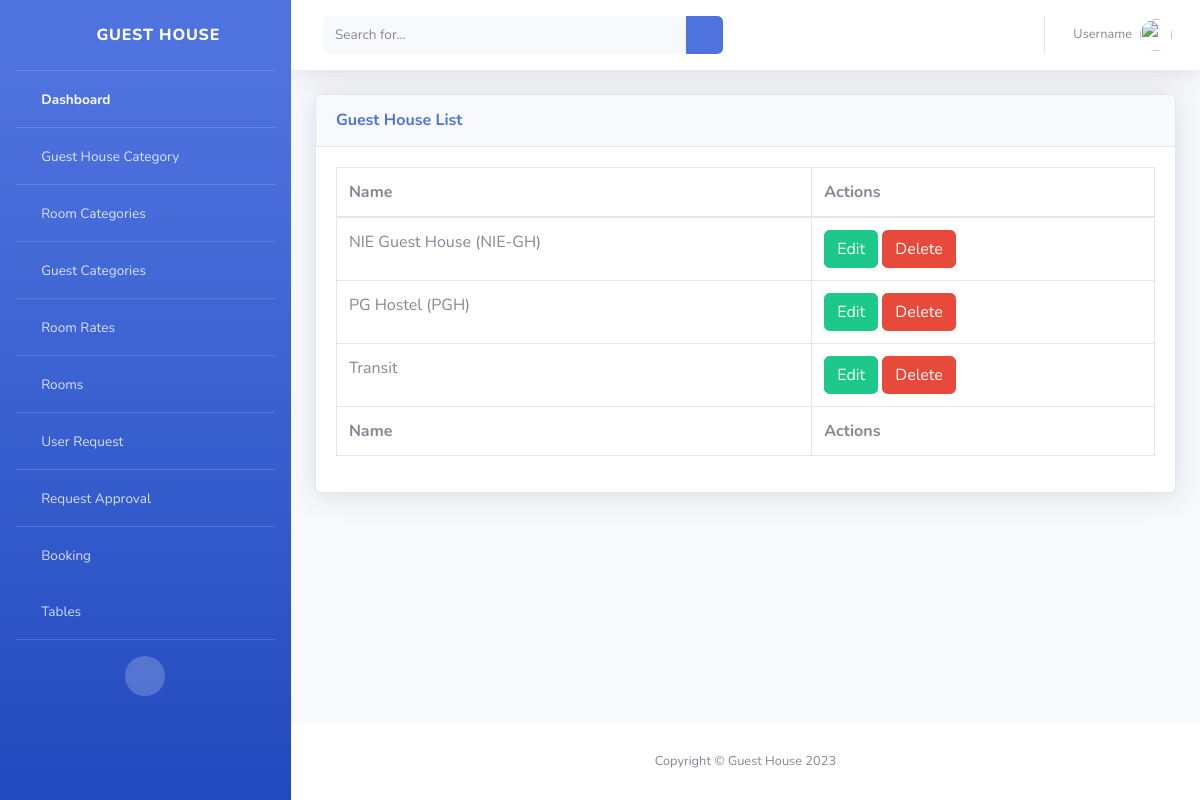
The app's page /employee/guesthouseshw with its own data.
### gkapp/models.py (models this page shows, shortened)
class GuestHouses(models.Model):
    name = models.CharField(max_length=50)

### gkapp/views.py (the view)
# urls.py: path('employee/guesthouseshw', views.guesthouseshw, name="guesthouseshw"),
def guesthouseshw(request):
    employees = GuestHouses.objects.all()
    return render(request, "employee/guesthouseshw.html", {'employees': employees})

### gkapp/templates/employee/guesthouseshw.html
{% extends "staffbase.html" %}
{% load static %}
{% load widget_tweaks %}
{% block content %}
   <div class="container-fluid">
                    <div class="card shadow mb-4">
                        <div class="card-header py-3">
                            <h6 class="m-0 font-weight-bold text-primary">Guest House List</h6>
                        </div>
                        <div class="card-body">
                            <div class="table-responsive">
                                <table class="table table-bordered" id="dataTable" width="100%" cellspacing="0">
                                    <thead>
                                        <tr>
                                            <th>Name</th>
                                             <th>Actions</th>
                                        </tr>
                                    </thead>
                                    <tfoot>
                                        <tr>
                                            <th>Name</th>
                                             <th>Actions</th>
                                        </tr>
                                    </tfoot>
                                    <tbody>
{% for employee in employees %}
    <tr>
        <td>{{ employee.name }}</td>
        <td>
            <a class="btn btn-success" href="#"><span class="glyphicon glyphicon-pencil" >Edit</span></a>
            <a  class="btn btn-danger" href="#">Delete</a>
        </td>
    </tr>
{% endfor %}
                                    </tbody>
                                </table>
                            </div>
                        </div>
                    </div>
                </div>
{% endblock content %}

### records on screen
GuestHouses: name "NIE Guest House (NIE-GH)"
GuestHouses: name "PG Hostel (PGH)"
GuestHouses: name "Transit"
